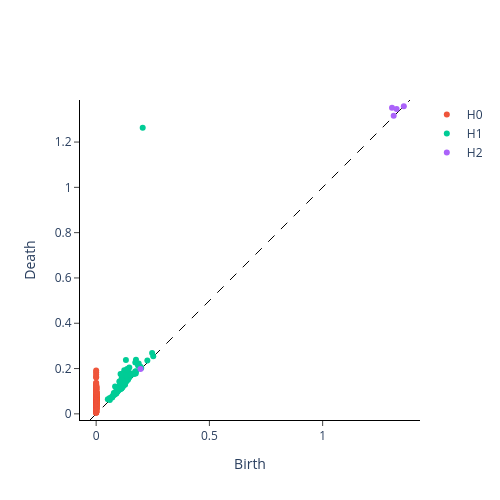

The code cell stored with this chart in its notebook:
### Markdown cell above
The VR class also comes witha nice plot function that plots the persistence diagrams

### Code cell
VR_PD.plot(pd0) #diagram for shape 0
